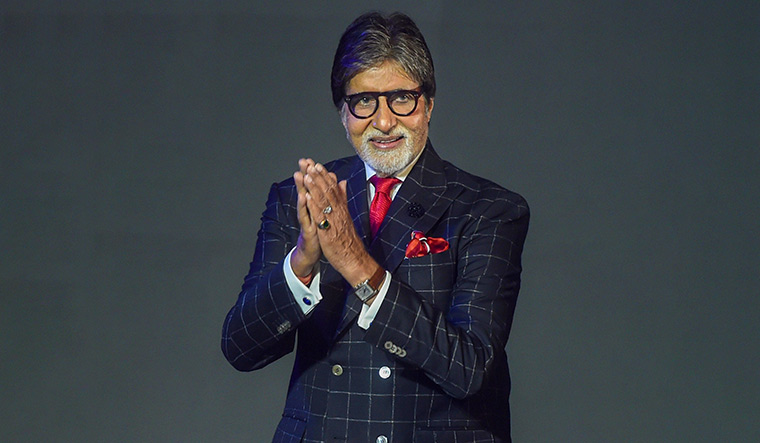
#> input picture uploads/amit.jpg, 760 x 443 px
$ python new.py uploads/amit.jpg out.png
#> lines starting #> are read from the running program, lines starting #| are printed output that depends on the picture; after the words box and inside, x2 and y2 are one past the last pixel; in counts of white or black regions, pixels touching at a corner belong together
import sys
# print(sys.argv[1])
# print(sys.argv[2])


import numpy as np
import cv2

face_cascade = cv2.CascadeClassifier('haarcascade_frontalface_default.xml')
eye_cascade = cv2.CascadeClassifier('haarcascade_eye.xml')

img = cv2.imread(str(sys.argv[1]))
#> img is the input picture: shape (443, 760, 3); mean B, G, R 67.6, 61.9, 56.5
gray = cv2.cvtColor(img, cv2.COLOR_BGR2GRAY)
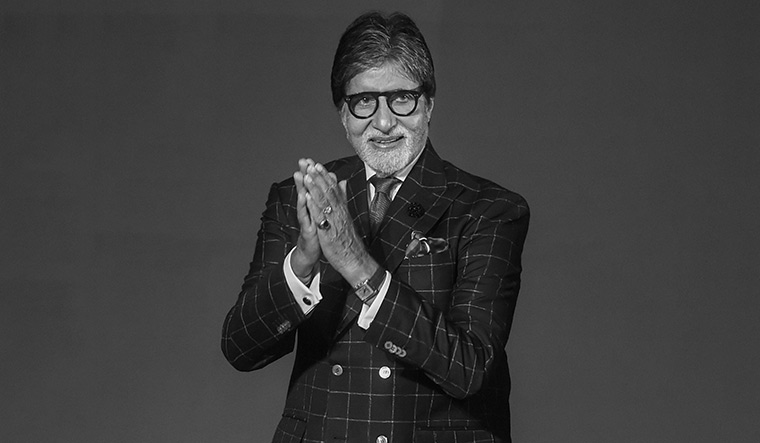
#> gray: shape (443, 760); min 0, max 255, mean 60.9

faces = face_cascade.detectMultiScale(gray, 1.3, 5)
#> faces = [[328, 57, 113, 113]]
for (x,y,w,h) in faces:
    img = cv2.rectangle(img,(x,y),(x+w,y+h),(255,0,0),2)
    roi_gray = gray[y:y+h, x:x+w]
    roi_color = img[y:y+h, x:x+w]
    eyes = eye_cascade.detectMultiScale(roi_gray)
    for (ex,ey,ew,eh) in eyes:
        cv2.rectangle(roi_color,(ex,ey),(ex+ew,ey+eh),(0,255,0),2)
#> this loop made 1 pass
#> pass 1, `img = cv2.rectangle(img,(x,y),(x+w,y+h),(255,0,0),2)`:
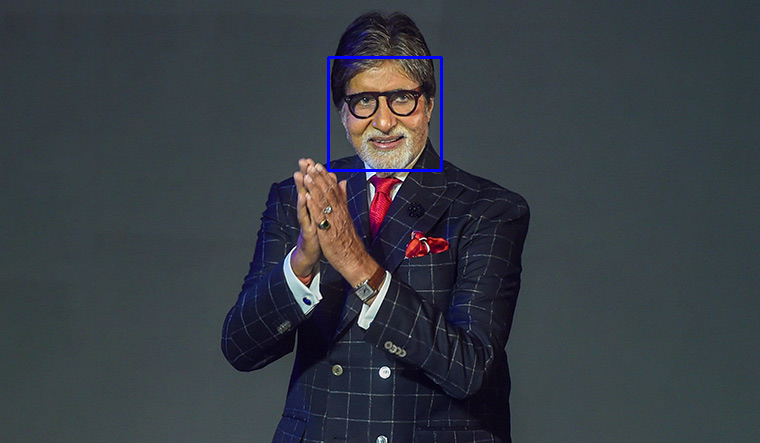
#> img: shape (443, 760, 3); 0.4% of pixels changed, all inside (x1, y1, x2, y2) = (327, 56, 443, 172)
#> pass 1, `roi_gray = gray[y:y+h, x:x+w]`:
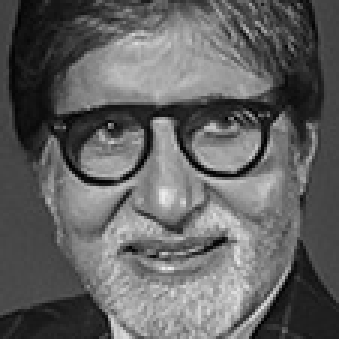
#> roi_gray: shape (113, 113) (shown 3 times larger); min 0, max 238, mean 98
#> pass 1, `roi_color = img[y:y+h, x:x+w]`:
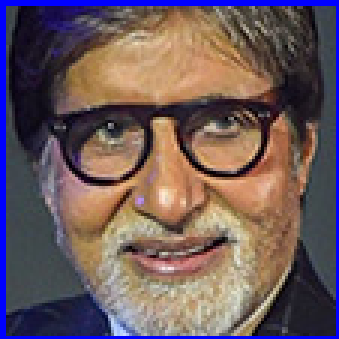
#> roi_color: shape (113, 113, 3) (shown 3 times larger); mean B, G, R 92.7, 90.2, 108.8
img_output=str(sys.argv[2][:-4])
# print(str(sys.argv[2][:-4]))
# print(str(img_output)+'_output.jpg')
cv2.imwrite("output/"+img_output+'.jpg',img)
cv2.waitKey(0)
cv2.destroyAllWindows()
